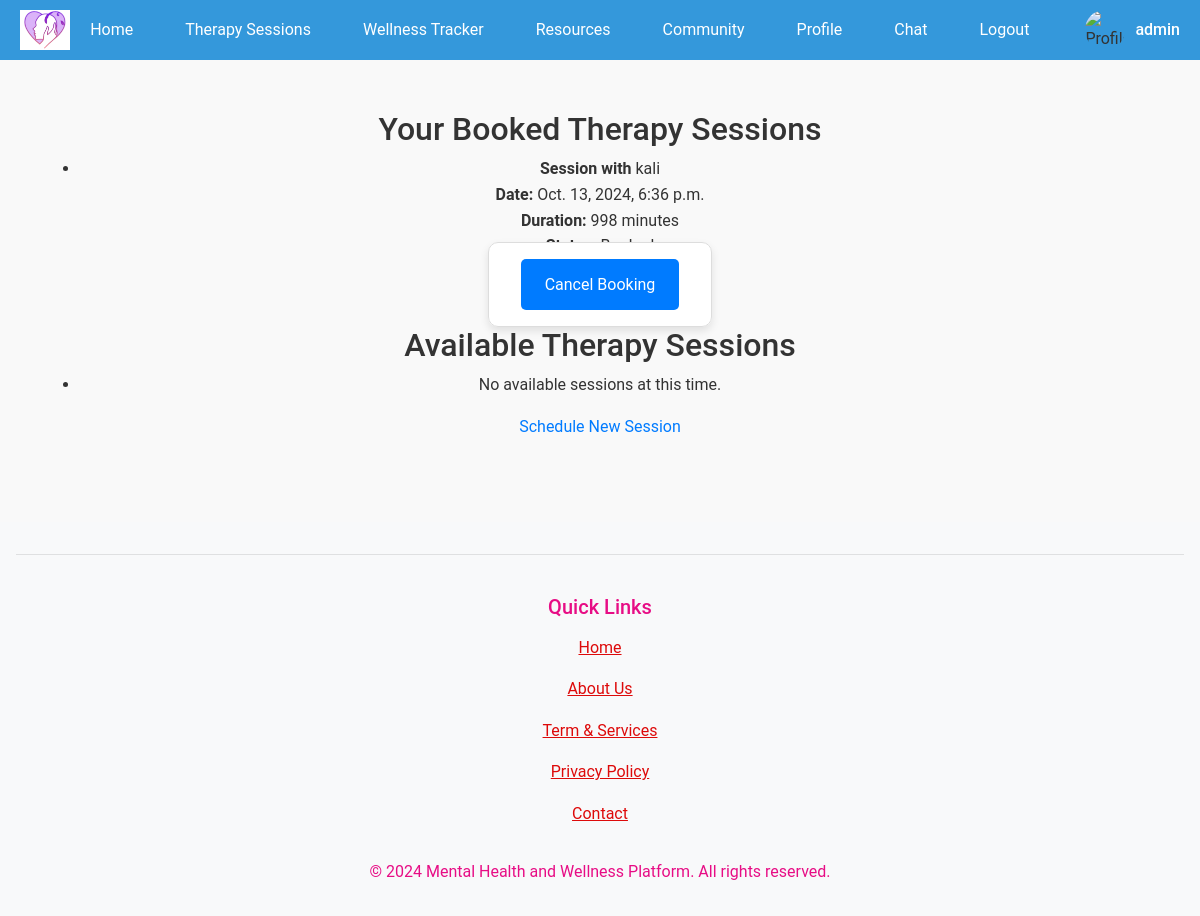
Page /sessions/ (signed in) on the earlier database version.
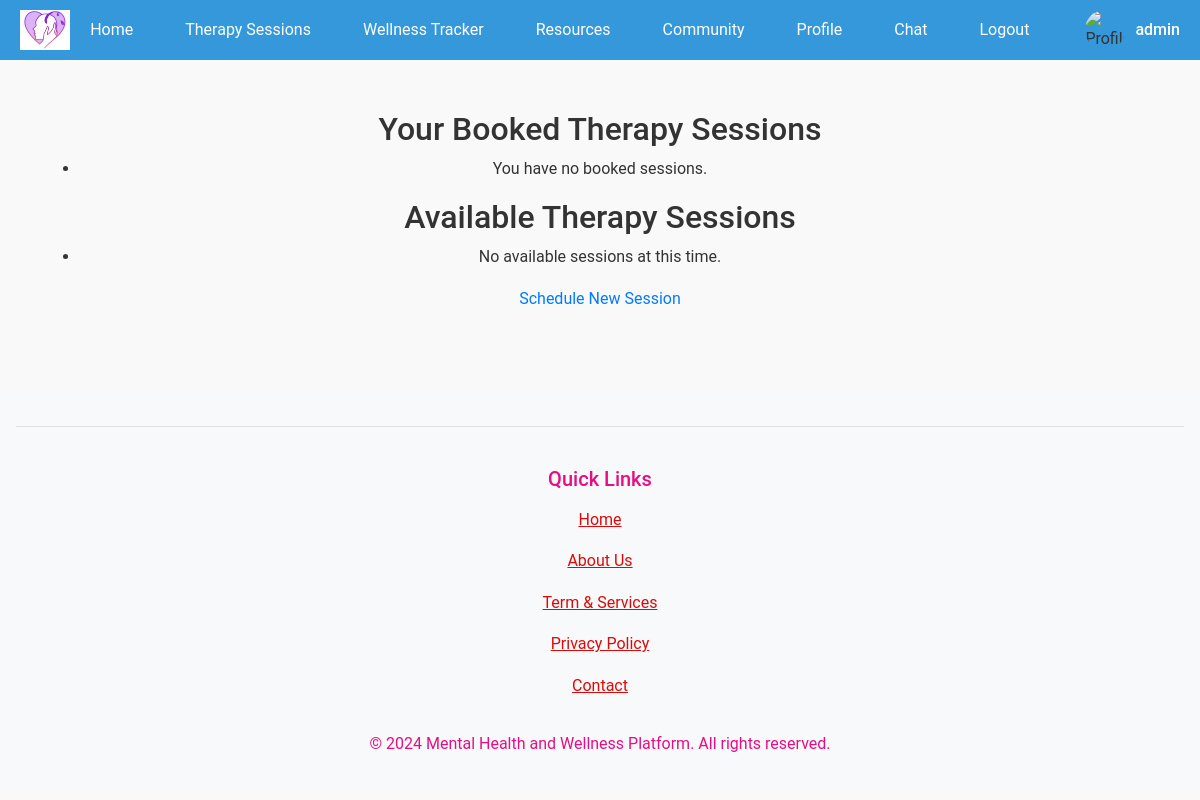
Same page on the later database version.
### therapy_sessions/models.py (models this page shows, shortened)
class TherapySession(models.Model):
    therapist = models.ForeignKey(
        settings.AUTH_USER_MODEL,
        on_delete=models.CASCADE,
        related_name='therapist_sessions'
    )
    client = models.ForeignKey(
        settings.AUTH_USER_MODEL,
        on_delete=models.SET_NULL,
        related_name='client_sessions',
        null=True,
        blank=True  # Allow NULL and blank values
    )
    session_date = models.DateTimeField()
    session_duration = models.IntegerField(help_text="Duration in minutes")
    booked = models.BooleanField(default=False)
    created_at = models.DateTimeField(default=timezone.now)
    class Meta:
        ordering = ['-session_date']  # Order sessions by date, newest first

### accounts/models.py (models this page shows, shortened)
class UserProfile(AbstractUser):
    ROLE_CHOICES = [
        ('client', 'Client'),
        ('therapist', 'Therapist'),
        ('admin', 'Admin'),
    ]
    GENDER_CHOICES = [
        ('M', 'Male'),
        ('F', 'Female'),
        ('O', 'Other'),
        ('P', 'Prefer not to say'),
    ]
    role = models.CharField(max_length=10, choices=ROLE_CHOICES, default='client')
    date_of_birth = models.DateField(null=True, blank=True)
    gender = models.CharField(max_length=1, choices=GENDER_CHOICES, blank=True)
    phone_number = models.CharField(max_length=15, blank=True)
    emergency_contact = models.CharField(max_length=15, blank=True)
    bio = models.TextField(max_length=500, blank=True)
    profile_picture = models.ImageField(upload_to='profile_pictures/', null=True, blank=True)
    city = models.CharField(max_length=100, blank=True)
    state = models.CharField(max_length=100, blank=True)
    country = models.CharField(max_length=100, blank=True)
    user_timezone = models.CharField(max_length=50, default='UTC')
    preferred_language = models.CharField(max_length=10, default='en')
    notification_preferences = models.JSONField(default=dict)
    is_verified = models.BooleanField(default=False)
    is_active = models.BooleanField(default=True)
    last_login_ip = models.GenericIPAddressField(null=True, blank=True)
    created_at = models.DateTimeField(default=timezone.now)
    updated_at = models.DateTimeField(auto_now=True)
    class Meta:
        verbose_name = 'User Profile'
        verbose_name_plural = 'User Profiles'

### therapy_sessions/views.py (the view)
# urls.py: path('', views.session_list, name='session_list'),
@login_required
def session_list(request):
    user_sessions = TherapySession.objects.filter(client=request.user).order_by('session_date')
    available_sessions = TherapySession.objects.filter(
        booked=False,  # Not booked
        session_date__gte=timezone.now()  # Date is today or in the future
    ).order_by('session_date')
    return render(request, 'therapy_sessions/session_list.html', {
        'user_sessions': user_sessions,
        'available_sessions': available_sessions
    })

### therapy_sessions/templates/therapy_sessions/session_list.html (shortened to what this page needs)
{% extends 'base.html' %}
{% block content %}
  <div class="container">
    <h2 class="section-title">Your Booked Therapy Sessions</h2>
    <ul class="session-list">
      {% for session in user_sessions %}
        <li class="session-item">
          <div class="session-details">
            <strong>Session with</strong> {{ session.therapist.username }}<br>
            <strong>Date:</strong> {{ session.session_date }}<br>
            <strong>Duration:</strong> {{ session.session_duration }} minutes<br>
            <strong>Status:</strong> {% if session.booked %}Booked{% else %}Available{% endif %}
          </div>
          {% if session.booked %}
            <form action="{% url 'cancel_booking' session.id %}" method="POST" style="display:inline;">
              <button type="submit" class="cancel-button">Cancel Booking</button>
            </form>
          {% endif %}
        </li>
      {% empty %}
        <li class="no-sessions">You have no booked sessions.</li>
      {% endfor %}
    </ul>
    <h2 class="section-title">Available Therapy Sessions</h2>
    <ul class="session-list">
      {% for session in available_sessions %}
        <li class="session-item">
          <div class="session-details">
            <strong>Session with</strong> {{ session.therapist.username }}<br>
            <strong>Date:</strong> {{ session.session_date }}<br>
            <strong>Duration:</strong> {{ session.session_duration }} minutes<br>
          </div>
          <a href="{% url 'checkout' session.id %}" class="book-now-button">Book Now</a>
        </li>
      {% empty %}
        <li class="no-sessions">No available sessions at this time.</li>
      {% endfor %}
    </ul>
    <a href="{% url 'schedule_session' %}" class="schedule-new-session">Schedule New Session</a>
  </div>
{% endblock %}

Differences in the rows shown:
no longer on this page (row edited): TherapySession: therapist.username "kali", session_date "Oct. 13, 2024, 6:36 p.m.", session_duration "998", booked "Cancel Booking"
Other differences:
text now shown: "You have no booked sessions."
